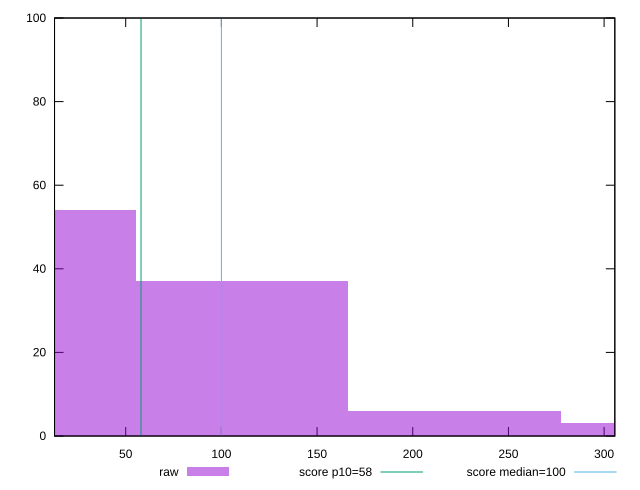

Generate this figure with gnuplot:
reset

$raw <<EOF
332.7309145459026 3
221.8206096972684 6
110.9103048486342 37
0 54
EOF

set key outside below
set boxwidth 110.9103048486342
set xrange [12.8:305.6000000000007]
set yrange [0:100]
set trange [0:100]
set style fill transparent solid 0.5 noborder

set parametric
set terminal svg size 640, 490 enhanced background rgb 'white'
set output "report_00017_2021-02-10T15-08-03.406Z/estimated-input-latency/samples/pages+cached/raw/histogram.svg"

plot $raw title "raw" with boxes, \
     58,t title "score p10=58", \
     100,t title "score median=100"

reset
